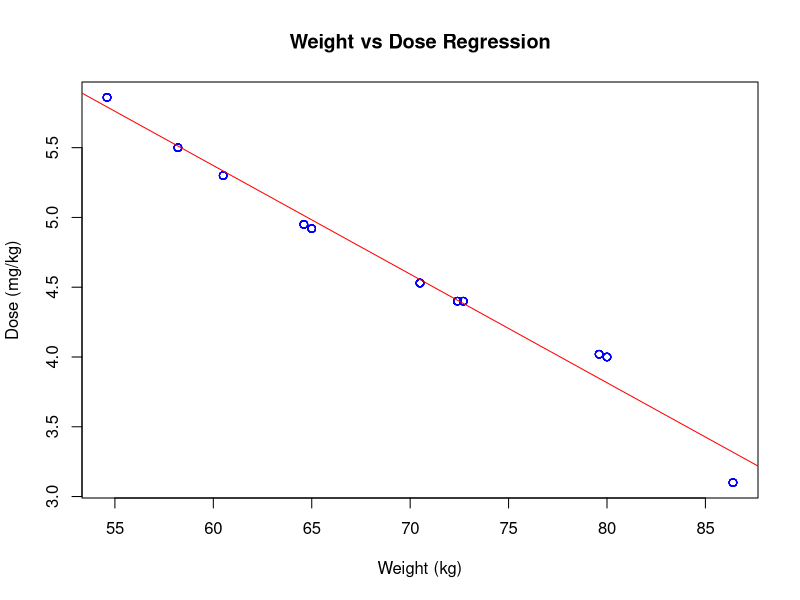

Source code (R):
#load Dataset
data(Theoph)
View(Theoph)
head(Theoph)

#Linear Model
model_theoph <- lm(Dose ~ Wt, data=Theoph)
print(model_theoph)
summary(model_theoph)

#Visualization
plot(Theoph$Wt, Theoph$Dose,
     col = "blue",
     main = "Weight vs Dose Regression",
     xlab = "Weight (kg)",
     ylab = "Dose (mg/kg)")

abline(model_theoph, col = "red")

#Prediction
new_weight <- data.frame(Wt = c(90, 95, 100))
predict(model_theoph, new_weight)

#-----------------------------#
#------- Findings-------------#
#-----------------------------#
#Regression model shows relationship between weight and dose
#Slope indicated how dose changes when weight increases
#Regression line helps estimate does for new weight values

#-----------------------------#
#--- Results of Prediction ---#
#-----------------------------#
#      1        2        3 
#3.037282 2.648249 2.259215 
